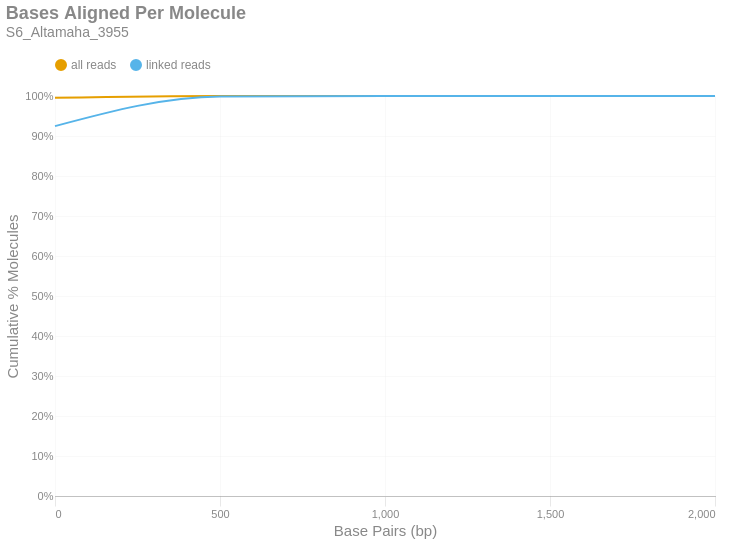

Notebook code for this chart:
### Markdown cell above
### Bases Aligned Per Molecule
This is a cumulative frequency distribution showing the number of base pairs aligned per unique molecule. These data are shown in 500 bp bins. There are two distributions: one with `all reads` (yellow) and another with only `linked reads` (blue). The percent of molecules in the `linked reads` distribution is relative to the total number of linked molecules.

### Code cell
if SKIPLR:
    print_html(f"Skipped")
else:
    binned_df = consolidated_hist(valids['aligned_bp'], mask, 500, True)
    with SafeRender(binned_df):
        (
            density_plot(binned_df, 'Bases Aligned Per Molecule', samplename, 'basesper')
            .encode(
                x=alt.X('bin:Q', title="Base Pairs (bp)").axis(tickMinStep=500).scale(padding=0),
                y=alt.Y('value:Q', title='Cumulative % Molecules')
                    .axis(format='%')
                    .scale(domain = [0,1])
                    .stack(False),
                color=alt.Color("key:N").scale(domain = ["all reads", "linked reads"]),
                tooltip = [
                    alt.Tooltip("key:N", title = "Data Type"),
                    alt.Tooltip("range_label:N", title="Bases Aligned Per Molecule"),
                    alt.Tooltip("value:Q", format = ".2%", title="% Molecules (Cum.)")
                ]
            )
        ).display()

### Figure 1 — Vega-Lite specification as saved in the notebook (floating-point values rounded to 4 significant figures)
{"width": "container", "height": 400, "config": {"title": {"anchor": "start", "dy": -15, "fontSize": 18, "color": "#888888", "subtitleColor": "#888888", "subtitleFontSize": 14}, "arc": {"fill": "#0072B2"}, "axis": {"domainColor": "#888888", "domainWidth": 0.5, "gridWidth": 0.2, "grid": false, "titleFontWeight": 400, "titleFontSize": 15, "labelFontSize": 11, "labelColor": "#888888", "tickColor": "#888888", "tickWidth": 0.2, "titleColor": "#888888"}, "axisBand": {"grid": false}, "axisX": {"grid": true, "tickSize": 10, "domainCap": "round"}, "axisY": {"domain": false, "grid": true, "tickSize": 0, "domainCap": "round"}, "background": "transparent", "header": {"labelFontSize": 15, "labelColor": "#888888", "titleFontSize": 15, "titleFontWeight": 600, "titleColor": "#888888"}, "legend": {"labelFont": "sans-serif", "labelFontSize": 12, "labelColor": "#888888", "symbolSize": 100, "symbolType": "circle", "titleFontSize": 12, "titlePadding": 10, "titleColor": "#888888", "title": null, "orient": "top"}, "range": {"category": ["#E69F00", "#56B4E9", "#009E73", "#F0E442", "#0072B2", "#D55E00", "#CC79A7", "#000000"], "diverging": ["#cfe8f3", "#a2d4ec", "#73bfe2", "#46abdb", "#1696d2", "#12719e"]}, "area": {"fill": "#0072B2", "fillOpacity": 0.7, "line": true, "strokeOpacity": 0.7}, "line": {"color": "#0072B2", "stroke": "#0072B2", "strokeWidth": 2}, "trail": {"color": "#0072B2", "stroke": "#0072B2", "strokeWidth": 0, "size": 1}, "point": {"filled": true, "fillOpacity": 1.0, "size": 95}, "text": {"color": "#888888", "fontSize": 11, "align": "right", "fontWeight": 400, "size": 11}, "bar": {"fill": "#0072B2", "stroke": null}, "view": {"stroke": null, "continuousWidth": 660, "continuousHeight": 400}}, "data": {"name": "data-42cc6d994a666ac59f95fb66b8a80444"}, "mark": {"type": "line", "interpolate": "monotone", "point": {"opacity": 0, "size": 275}}, "encoding": {"color": {"field": "key", "scale": {"domain": ["all reads", "linked reads"]}, "type": "nominal"}, "tooltip": [{"field": "key", "title": "Data Type", "type": "nominal"}, {"field": "range_label", "title": "Bases Aligned Per Molecule", "type": "nominal"}, {"field": "value", "format": ".2%", "title": "% Molecules (Cum.)", "type": "quantitative"}], "x": {"axis": {"tickMinStep": 500}, "field": "bin", "scale": {"padding": 0}, "title": "Base Pairs (bp)", "type": "quantitative"}, "y": {"axis": {"format": "%"}, "field": "value", "scale": {"domain": [0, 1]}, "stack": false, "title": "Cumulative % Molecules", "type": "quantitative"}}, "params": [{"name": "param_c36ac31b6afebe62", "select": {"type": "point", "fields": ["key"]}, "bind": "legend"}], "title": {"text": "Bases Aligned Per Molecule", "subtitle": "S6_Altamaha_3955"}, "transform": [{"fold": ["all reads (cumsum)", "linked reads (cumsum)"]}, {"calculate": "replace(datum.key, ' (cumsum)', '')", "as": "key"}, {"filter": {"param": "param_c36ac31b6afebe62"}}], "usermeta": {"embedOptions": {"downloadFileName": "S6_Altamaha_3955.basesper"}}, "$schema": "https://vega.github.io/schema/vega-lite/v6.1.0.json", "datasets": {"data-42cc6d994a666ac59f95fb66b8a80444": [{"bin": "0.0", "interval": "0.0-500.0", "all reads": 0.9954, "linked reads": 0.9247, "all reads (cumsum)": 0.9954, "linked reads (cumsum)": 0.9247, "range_label": "0-499"}, {"bin": "500.0", "interval": "500.0-1000.0", "all reads": 0.004495, "linked reads": 0.07418, "all reads (cumsum)": 0.9999, "linked reads (cumsum)": 0.9989, "range_label": "500-999"}, {"bin": "1000.0", "interval": "1000.0-1500.0", "all reads": 7.517e-05, "linked reads": 0.001046, "all reads (cumsum)": 1.0, "linked reads (cumsum)": 0.9999, "range_label": "1000-1499"}, {"bin": "1500.0", "interval": "1500.0-2000.0", "all reads": 3.83e-06, "linked reads": 5.375e-05, "all reads (cumsum)": 1.0, "linked reads (cumsum)": 1.0, "range_label": "1500-1999"}, {"bin": "2000.0", "interval": "2000.0-2500.0", "all reads": 2.394e-07, "linked reads": 4.135e-06, "all reads (cumsum)": 1.0, "linked reads (cumsum)": 1.0, "range_label": "2000-2499"}]}}
